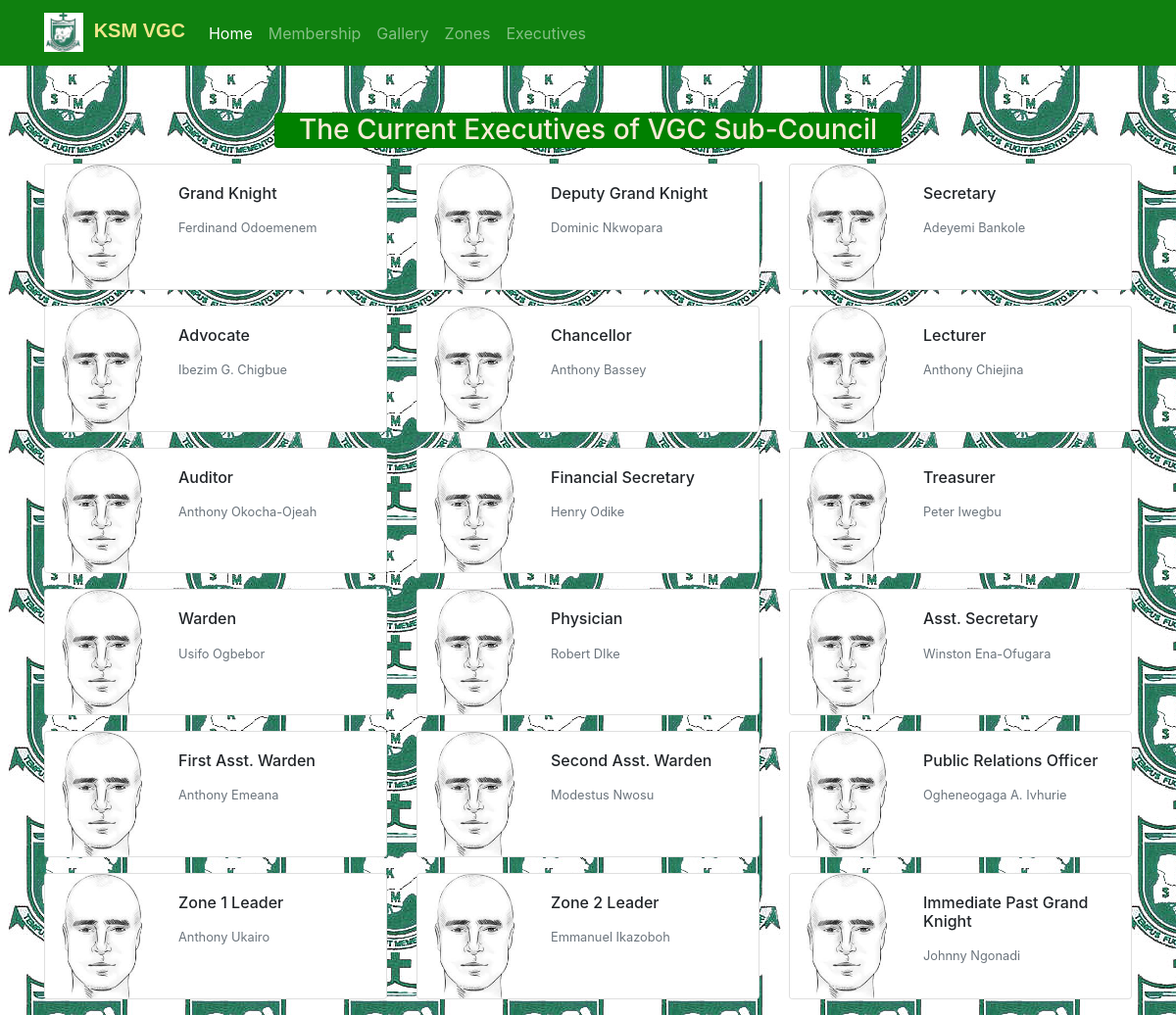
The page /executives on the database its author committed.
### vgcsc/models.py (models this page shows)
class Executive(db.Model):
    __tablename__ = "executives"
    id = db.Column(db.Integer, primary_key=True)
    name = db.Column(db.String(150), nullable=False)
    post = db.Column(db.String(50), nullable=False)
    elected_date = db.Column(db.Date, index=True, default=datetime.utcnow)
    where = db.Column(db.String(5), nullable=False)
    alias = db.Column(db.String(10), nullable=False, default="")

### vgcsc/routes.py (the view)
@app.route('/executives', methods=["GET", "POST"])
def exco():
    excos = Executive.query.all()
    return render_template('vgcsc/executives.html', excos=excos)

### vgcsc/templates/vgcsc/executives.html (shortened to what this page needs)
{% extends 'base.html' %}
{% block content %}
    {% if excos %}
        <div class="row">
                <h3 id="exco_head" class="card mb-3"  style="width: 40rem; margin: 0 auto; margin-bottom: 10px; text-align:center; background-color: green; color: antiquewhite;">The Current Executives of VGC Sub-Council</h3>
        </div>
        <div class="row">
            {% for exco in excos %}
                <div class="col-sm-4">
                    <div class="card mb-3" style="max-width: 540px;">
                        <div class="row no-gutters">
                            <div class="col-md-4">
                                <img src="../../static/images/KSM_default.jpg" class="card-img" alt="...">
                            </div>
                            <div class="col-md-8">
                                <div class="card-body">
                                <h6 class="card-title">{{ exco.post }}</h5>
                                <p class="card-text"><small class="text-muted">{{ exco.name }}</small></p>
                                </div>
                            </div>
                        </div>
                    </div>
                </div>
            {% endfor %}
        </div>
    {% endif %}
{% endblock %}

### vgcsc/templates/base.html (shortened to what this page needs)
<!DOCTYPE HTML>
<link href="https://cdnjs.cloudflare.com/ajax/libs/font-awesome/4.4.0/css/font-awesome.min.css"
      rel='stylesheet' type='text/css' />
<link href="https://maxcdn.bootstrapcdn.com/bootstrap/4.0.0/css/bootstrap.min.css"
      rel="stylesheet" />
<link rel="stylesheet" href="{{ url_for('.static', filename='vgcsc/vgcsc.css') }}">
<section>
  {% block navbar %}
    <nav class="navbar navbar-expand-md navbar-dark bg-success">
        <div class="container">
          <a class="navbar-brand" href="{{ url_for('index') }}">
              <img id="ksmvgc_logo" src="../static/images/ksmbadge.jpg" width="40" height="40" alt="">
              <label id="ksmvgc_label" for="">
                KSM VGC
              </label>
          </a>
            <div class="collapse navbar-collapse" id="navbar_ksmvgc">
                <ul class="navbar-nav mr-auto">
                    <li class="navbar-item active"><a class="nav-link" href="{{url_for('index')}}">Home<span class="sr-only">(current)</span></a></li>
                    <li class="navbar-item" ><a class="nav-link" href="{{url_for('membership')}}">Membership</a></li>
                    <li class="navbar-item" ><a class="nav-link" href="{{ url_for('gallery') }}">Gallery</a></li>
                    <li class="navbar-item" ><a class="nav-link" href="">Zones</a></li>
                    <li class="navbar-item" ><a class="nav-link" href="{{url_for('exco')}}">Executives</a></li>
                </ul>
            </div>
        </div>
    </nav>
  {% endblock %}
</section>
<section class="content">
  <div class="container">
    <br>
    {% block content %}{% endblock %}
  </div>
</section>

### vgcsc/static/vgcsc/vgcsc.css (style rules this page uses)
.navbar { background-color: rgb(15, 128, 15)!important ; }
.navbar-dark .navbar-nav { background-color:rgb(15, 128, 15) !important ; border-color: red; }
#exco_head { text-align: center; background-color: green; color: antiquewhite; }
#ksmvgc_label { margin-left: 5px; color: khaki; font-family: 'Trebuchet MS', 'Lucida Sans Unicode', 'Lucida Grande', 'Lucida Sans', Arial, sans-serif; font-weight: bold; }

### rows shown on the page
Executive: post "Grand Knight", name "Ferdinand Odoemenem"
Executive: post "Deputy Grand Knight", name "Dominic Nkwopara"
Executive: post "Secretary", name "Adeyemi Bankole"
Executive: post "Advocate", name "Ibezim G. Chigbue"
Executive: post "Chancellor", name "Anthony Bassey"
Executive: post "Lecturer", name "Anthony Chiejina"
Executive: post "Auditor", name "Anthony Okocha-Ojeah"
Executive: post "Financial Secretary", name "Henry Odike"
Executive: post "Treasurer", name "Peter Iwegbu"
Executive: post "Warden", name "Usifo Ogbebor"
Executive: post "Physician", name "Robert DIke"
Executive: post "Asst. Secretary", name "Winston Ena-Ofugara"
Executive: post "First Asst. Warden", name "Anthony Emeana"
Executive: post "Second Asst. Warden", name "Modestus Nwosu"
Executive: post "Public Relations Officer", name "Ogheneogaga A. Ivhurie"
Executive: post "Zone 1 Leader", name "Anthony Ukairo"
Executive: post "Zone 2 Leader", name "Emmanuel Ikazoboh"
Executive: post "Immediate Past Grand Knight", name "Johnny Ngonadi"
